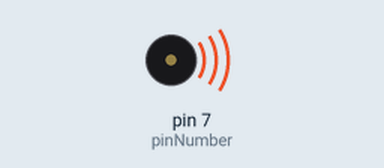
The sketch below on a simulated Arduino Uno, built with avr-gcc and run on an emulated ATmega328P. Shown: buzzer (waves = sounding).

Above: at 0.12 s.
At 3.2 s:
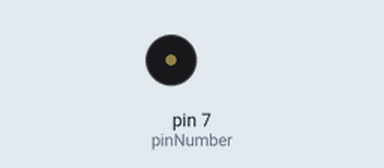
Timing chart, 0 to 5.6 s (numbered marks = the images above):
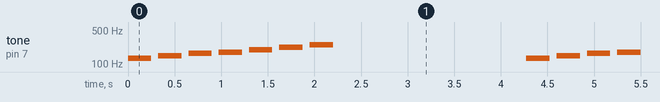

Measured:
- by itself, tone on pin 7 (pinNumber): repeats every 4.3 s: silent 0.08 s, 147 Hz 0.25 s, silent 0.08 s, 165 Hz 0.25 s, silent 0.08 s, 175 Hz 0.25 s, silent 0.08 s, 196 Hz 0.25 s, silent 0.08 s, 220 Hz 0.25 s, silent 0.08 s, 247 Hz 0.25 s, silent 2.1 s, 131 Hz 0.25 s

The sketch:

toneBasic.ino
```cpp
/*************************************************

 * Public Constants

 *************************************************/

#define NOTE_B0  31
#define NOTE_C1  33
#define NOTE_CS1 35
#define NOTE_D1  37
#define NOTE_DS1 39
#define NOTE_E1  41
#define NOTE_F1  44
#define NOTE_FS1 46
#define NOTE_G1  49
#define NOTE_GS1 52
#define NOTE_A1  55
#define NOTE_AS1 58
#define NOTE_B1  62
#define NOTE_C2  65
#define NOTE_CS2 69
#define NOTE_D2  73
#define NOTE_DS2 78
#define NOTE_E2  82
#define NOTE_F2  87
#define NOTE_FS2 93
#define NOTE_G2  98
#define NOTE_GS2 104
#define NOTE_A2  110
#define NOTE_AS2 117
#define NOTE_B2  123
#define NOTE_C3  131
#define NOTE_CS3 139
#define NOTE_D3  147
#define NOTE_DS3 156
#define NOTE_E3  165
#define NOTE_F3  175
#define NOTE_FS3 185
#define NOTE_G3  196
#define NOTE_GS3 208
#define NOTE_A3  220
#define NOTE_AS3 233
#define NOTE_B3  247
#define NOTE_C4  262
#define NOTE_CS4 277
#define NOTE_D4  294
#define NOTE_DS4 311
#define NOTE_E4  330
#define NOTE_F4  349
#define NOTE_FS4 370
#define NOTE_G4  392
#define NOTE_GS4 415
#define NOTE_A4  440
#define NOTE_AS4 466
#define NOTE_B4  494
#define NOTE_C5  523
#define NOTE_CS5 554
#define NOTE_D5  587
#define NOTE_DS5 622
#define NOTE_E5  659
#define NOTE_F5  698
#define NOTE_FS5 740
#define NOTE_G5  784
#define NOTE_GS5 831
#define NOTE_A5  880
#define NOTE_AS5 932
#define NOTE_B5  988
#define NOTE_C6  1047
#define NOTE_CS6 1109
#define NOTE_D6  1175
#define NOTE_DS6 1245
#define NOTE_E6  1319
#define NOTE_F6  1397
#define NOTE_FS6 1480
#define NOTE_G6  1568
#define NOTE_GS6 1661
#define NOTE_A6  1760
#define NOTE_AS6 1865
#define NOTE_B6  1976
#define NOTE_C7  2093
#define NOTE_CS7 2217
#define NOTE_D7  2349
#define NOTE_DS7 2489
#define NOTE_E7  2637
#define NOTE_F7  2794
#define NOTE_FS7 2960
#define NOTE_G7  3136
#define NOTE_GS7 3322
#define NOTE_A7  3520
#define NOTE_AS7 3729
#define NOTE_B7  3951
#define NOTE_C8  4186
#define NOTE_CS8 4435
#define NOTE_D8  4699
#define NOTE_DS8 4978

const int pinNumber = 7;


void playMelody() {

  int noteDuration = 4;
  int nodeDelay = 1000 / noteDuration;

  tone(pinNumber,NOTE_C3,nodeDelay); //do
  delay(nodeDelay * 1.3);
  noTone(pinNumber);

  tone(pinNumber,NOTE_D3,nodeDelay); //re
  delay(nodeDelay * 1.3);
  noTone(pinNumber);

  tone(pinNumber,NOTE_E3,nodeDelay); //me
  delay(nodeDelay * 1.3);
  noTone(pinNumber);

  tone(pinNumber,NOTE_F3,nodeDelay); //fa
  delay(nodeDelay * 1.3);
  noTone(pinNumber);

  tone(pinNumber,NOTE_G3,nodeDelay); //sol
  delay(nodeDelay * 1.3);
  noTone(pinNumber);

  tone(pinNumber,NOTE_A3,nodeDelay); //ra
  delay(nodeDelay * 1.3);
  noTone(pinNumber);

  tone(pinNumber,NOTE_B3,nodeDelay);
  delay(nodeDelay * 1.3);
  noTone(pinNumber);

  delay(2000);

}

void setup() {
  // put your setup code here, to run once:

}

void loop() {
  // put your main code here, to run repeatedly:

  playMelody();


}
```
